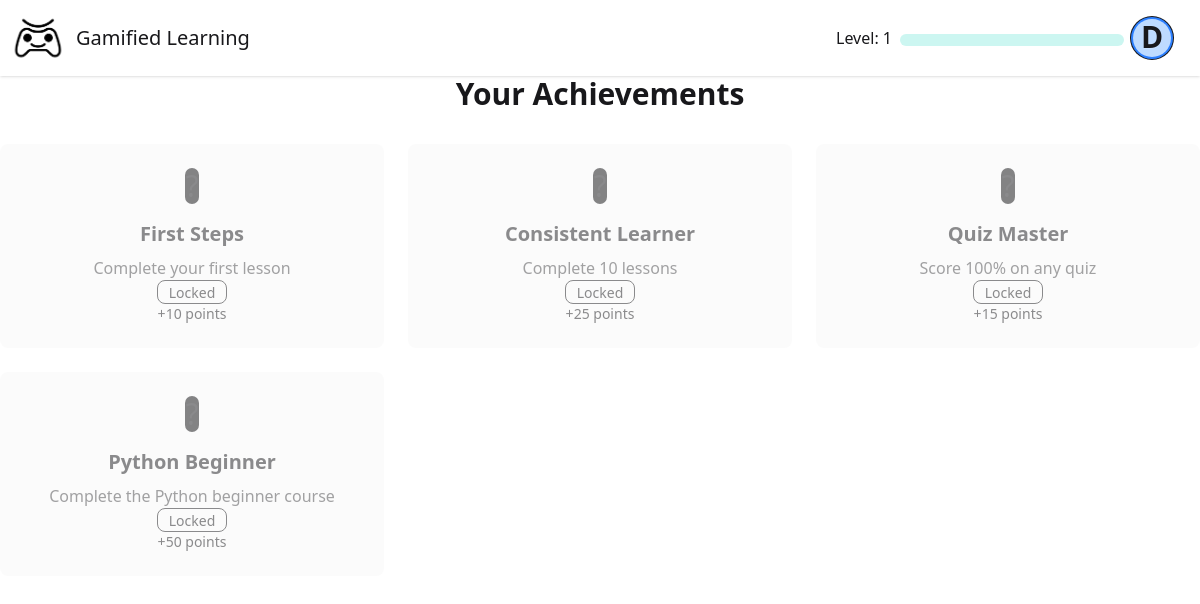
Screenshot of /achievements (signed in) with the database file from the repository.
### models/models.py (models this page shows, shortened)
class User(db.Model):
    id = db.Column(db.Integer, primary_key=True)
    name = db.Column(db.String(100), nullable=False)
    username = db.Column(db.String(80), unique=True, nullable=False)
    email = db.Column(db.String(120), unique=True, nullable=False)
    stream = db.Column(db.String(20), nullable=False)
    year = db.Column(db.String(10), nullable=False)
    password = db.Column(db.String(120), nullable=False)
    points = db.Column(db.Integer, default=0)
    level = db.Column(db.Integer, default=1)
    is_admin = db.Column(db.Boolean, default=False)
    is_verified = db.Column(db.Boolean, default=False)  # Add is_verified column
    created_at = db.Column(db.DateTime, default=datetime.utcnow)
    last_login = db.Column(db.DateTime)
    courses = db.relationship('Course', secondary=user_courses, back_populates='users')
    completed_chapters = db.relationship('UserChapterProgress', back_populates='user')

class Achievement(db.Model):
    id = db.Column(db.Integer, primary_key=True)
    code = db.Column(db.String(50), unique=True, nullable=False)
    name = db.Column(db.String(100), nullable=False)
    description = db.Column(db.String(255), nullable=False)
    badge_image = db.Column(db.String(255), nullable=False)
    category = db.Column(db.String(50), nullable=False)
    points = db.Column(db.Integer, default=10)

### routes/user.py (the view)
def achievements_page():
    if 'user_id' not in session:
        return redirect(url_for('home'))
    user = User.query.get(session['user_id'])
    if not user:
        session.pop('user_id', None)
        return redirect(url_for('home'))
    user_achievements = UserAchievement.query.filter_by(user_id=user.id).all()
    earned_ids = [ua.achievement_id for ua in user_achievements]
    all_achievements = Achievement.query.all()
    return render_template('achivements_page.html',
                        user=user,
                        earned_ids=earned_ids,
                        all_achievements=all_achievements)

### templates/achivements_page.html
{% extends "base.html" %}
{% block content %}
<div class="container mx-auto px-4 py-8">
    <h1 class="text-3xl font-bold mb-8 text-center">Your Achievements</h1>
    <div class="grid grid-cols-1 md:grid-cols-2 lg:grid-cols-3 gap-6">
        {% for achievement in all_achievements %}
            <div class="bg-base-200 rounded-lg p-6 flex flex-col items-center
                      {{ 'opacity-100' if achievement.id in earned_ids else 'opacity-50' }}">
                <div class="w-24 h-24 mb-4 rounded-full flex items-center justify-center overflow-hidden
                          {{ 'bg-primary' if achievement.id in earned_ids else 'bg-neutral' }}">
                    {% if achievement.id in earned_ids %}
                        <img src="{{ url_for('static', filename='badges/' + achievement.badge_image) }}"
                             alt="{{ achievement.name }}" class="w-16 h-16">
                    {% else %}
                        <span class="text-3xl">?</span>
                    {% endif %}
                </div>
                <h3 class="text-xl font-bold mb-2">{{ achievement.name }}</h3>
                <p class="text-center text-base-content/80 mb-3">{{ achievement.description }}</p>
                {% if achievement.id in earned_ids %}
                    <span class="badge badge-success">Earned</span>
                {% else %}
                    <span class="badge badge-outline">Locked</span>
                {% endif %}
                <div class="mt-2 text-sm">+{{ achievement.points }} points</div>
            </div>
        {% endfor %}
    </div>
</div>
{% endblock %}

### templates/base.html (shortened to what this page needs)
<!doctype html>
<html>
    <head>
        <link
            href="https://cdn.jsdelivr.net/npm/daisyui@5"
            rel="stylesheet"
            type="text/css"
        />
        <link rel="stylesheet" href="{{url_for('static',filename='dist/output.css')}}">
        <link
            href="https://cdn.jsdelivr.net/npm/daisyui@5/themes.css"
            rel="stylesheet"
            type="text/css"
        />
    </head>
    <body>
        <div class="min-h-screen flex flex-col">
            <div class="navbar bg-base-100 shadow-sm sticky top-0 z-[100]">
                <div class="flex-1">
                    <div class="flex items-center gap-2">
                        <img
                            src="/static/logo.png"
                            alt="logo"
                            class="size-15"
                        />
                        <a class="text-xl" href="/">Gamified Learning</a>
                    </div>
                </div>
                {% if 'user_id' in session %}
                <div class="flex gap-2 pr-5">
                    <p class="pt-2" style="height: min-content">
                        Level: {{ user.level }}
                    </p>
                    <progress
                        class="progress progress-accent w-56 h-3 mt-4"
                        value="{{ user.points }}"
                        max="200"
                    ></progress>
                    <div class="dropdown dropdown-end">
                        <div
                            tabindex="0"
                            role="button"
                            class="btn btn-ghost btn-circle avatar"
                        >
                            <div
                                class="w-10 rounded-full ring ring-blue ring-offset-2 ring-offset-blue-500 bg-blue-200"
                            >
                                <span class="text-3xl"
                                    >{{ user.name|first }}</span
                                >
                            </div>
                        </div>
                    </div>
                </div>
                {% else %}
                <a href="{{ url_for('login') }}" class="pr-5">Login</a>
                {% endif %}
            </div>
            <main class="flex-grow">{% block content %}{% endblock %}</main>
        </div>
    </body>
</html>

### rows the page displays
User: level "1", name|first "D"
Achievement: name "First Steps", description "Complete your first lesson", shows "Locked", points "10"
Achievement: name "Consistent Learner", description "Complete 10 lessons", shows "Locked", points "25"
Achievement: name "Quiz Master", description "Score 100% on any quiz", shows "Locked", points "15"
Achievement: name "Python Beginner", description "Complete the Python beginner course", shows "Locked", points "50"
